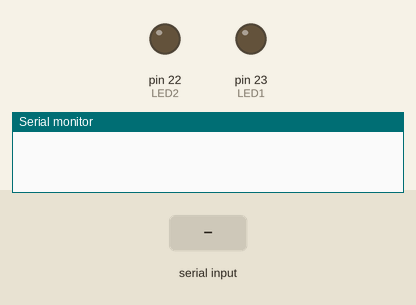
A sketch run on a simulated Arduino Mega 2560, built with avr-gcc and run on an emulated ATmega2560. Parts: output pins drawn as LEDs (lit = HIGH), the last lines printed to the serial monitor. Inputs (shaded band) come from the test bench.

Above: at 1.2 s.
1.3 s: "a" received over Serial
At 1.6 s:
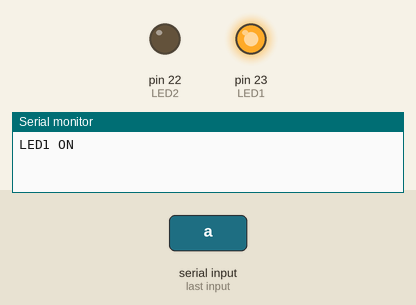
2.8 s: "b" received over Serial
At 4.0 s:
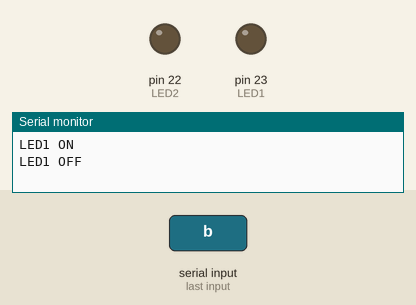
Timing chart, 0 to 5.8 s (numbered marks = the images above; inputs shaded):
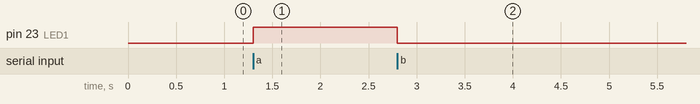

The sketch:

sketch_jul01-SWif_else.ino
```cpp
#define LED1 23
#define LED2 22
#define SW1 2
#define SW2 3

void setup() {
  // put your setup code here, to run once:
Serial.begin(9600);
pinMode(LED1,OUTPUT);
pinMode(LED2,OUTPUT);
pinMode(SW1,INPUT);
pinMode(SW2,INPUT);

}

void loop() {
  // put your main code here, to run repeatedly:
  char ch1;
  ch1 = Serial.read();
  if (ch1 == 'a'){
  digitalWrite (LED1,HIGH);
  Serial.println ("LED1 ON");
  }
  if(ch1 =='b'){
    digitalWrite (LED1,LOW);
  Serial.println ("LED1 OFF");
  }
}


 //else{
 // digitalWrite (LED1,LOW);
 // Serial.println ("LED1 OFF");
//  }


//digitalWrite (LED1,HIGH);
//delay(1000);
//digitalWrite (LED1,LOW);
//delay(1000);

//digitalWrite (LED2,HIGH);
//delay(1000);
//digitalWrite (LED2,LOW);
//delay(1000);
```

Measured:
- after the input at 1.3 s, pin 23 (LED1): LOW → HIGH at once
- after the input at 2.8 s, pin 23 (LED1): HIGH → LOW at once
